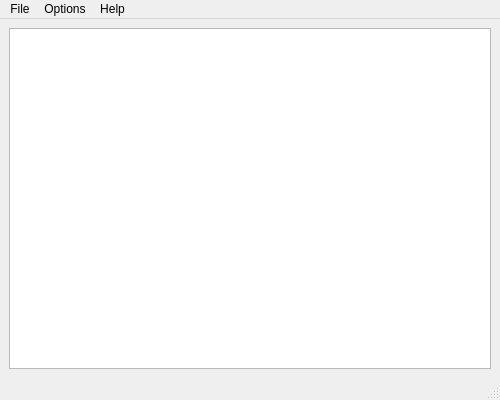
<?xml version="1.0" encoding="UTF-8"?>
<ui version="4.0">
 <class>MainWindow</class>
 <widget class="QMainWindow" name="MainWindow">
  <property name="geometry">
   <rect>
    <x>0</x>
    <y>0</y>
    <width>500</width>
    <height>400</height>
   </rect>
  </property>
  <property name="windowTitle">
   <string>Ёлки</string>
  </property>
  <widget class="QWidget" name="centralwidget">
   <layout class="QGridLayout" name="gridLayout">
    <item row="0" column="0">
     <widget class="QGraphicsView" name="graphicsView"/>
    </item>
   </layout>
  </widget>
  <widget class="QMenuBar" name="menubar">
   <property name="geometry">
    <rect>
     <x>0</x>
     <y>0</y>
     <width>500</width>
     <height>21</height>
    </rect>
   </property>
   <widget class="QMenu" name="menuFile">
    <property name="title">
     <string>File</string>
    </property>
    <addaction name="actionOpen"/>
    <addaction name="separator"/>
    <addaction name="actionSave"/>
    <addaction name="actionSave_as"/>
    <addaction name="separator"/>
    <addaction name="actionExit"/>
   </widget>
   <widget class="QMenu" name="menuOptions">
    <property name="title">
     <string>Options</string>
    </property>
    <addaction name="actionSettings"/>
   </widget>
   <widget class="QMenu" name="menuHelp">
    <property name="title">
     <string>Help</string>
    </property>
    <addaction name="actionAbout"/>
   </widget>
   <addaction name="menuFile"/>
   <addaction name="menuOptions"/>
   <addaction name="menuHelp"/>
  </widget>
  <widget class="QStatusBar" name="statusbar"/>
  <action name="actionOpen">
   <property name="text">
    <string>Open</string>
   </property>
   <property name="shortcut">
    <string>Ctrl+O</string>
   </property>
  </action>
  <action name="actionSave">
   <property name="text">
    <string>Save</string>
   </property>
   <property name="shortcut">
    <string>Ctrl+S</string>
   </property>
  </action>
  <action name="actionSave_as">
   <property name="text">
    <string>Save as</string>
   </property>
   <property name="shortcut">
    <string>Ctrl+Shift+S</string>
   </property>
  </action>
  <action name="actionExit">
   <property name="text">
    <string>Exit</string>
   </property>
   <property name="shortcut">
    <string>Ctrl+Q, Ctrl+W</string>
   </property>
  </action>
  <action name="actionSettings">
   <property name="text">
    <string>Settings</string>
   </property>
  </action>
  <action name="actionAbout">
   <property name="text">
    <string>About</string>
   </property>
   <property name="shortcut">
    <string>Ctrl+H</string>
   </property>
  </action>
 </widget>
 <resources/>
 <connections/>
</ui>
